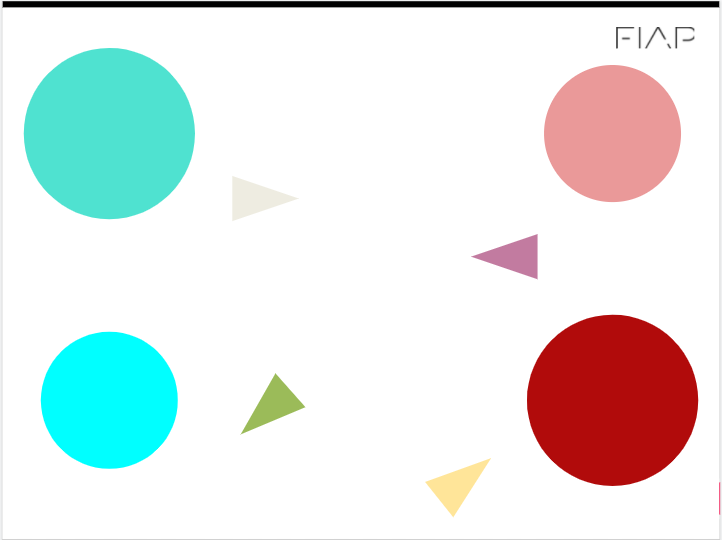
#> input picture 23-4si-cp1-Danlicinio-main/circulo.PNG, 722 x 540 px
$ python emulatecla.py
#> lines starting #> are read from the running program, lines starting #| are printed output that depends on the picture; after the words box and inside, x2 and y2 are one past the last pixel; in counts of white or black regions, pixels touching at a corner belong together
#!/usr/bin/python
# -*- coding: utf-8 -*-


import cv2
from cv2 import vconcat
from matplotlib import lines, pyplot as plt
import numpy as np
import math
import os
import os.path

def image_da_webcam(img):
    """
    ->>> !!!! FECHE A JANELA COM A TECLA ESC !!!! <<<<-
        deve receber a imagem da camera e retornar uma imagems filtrada.
    """

img = cv2.imread('circulo.PNG')
#> img is the input picture: shape (540, 722, 3); mean B, G, R 229.2, 230.8, 225.6
img_rgb = cv2.cvtColor(img, cv2.COLOR_BGR2RGB)
img_hsv = cv2.cvtColor(img, cv2.COLOR_BGR2HSV)
#> img_hsv: shape (540, 722, 3); mean H, S, V 10.4, 38.2, 244


#definição dos valores minimo e max da mascara
#ciano
image_lower_hsv = np.array([80, 165, 127])
image_upper_hsv = np.array([90, 230, 230])

mask_hsv = cv2.inRange(img_hsv, image_lower_hsv, image_upper_hsv)
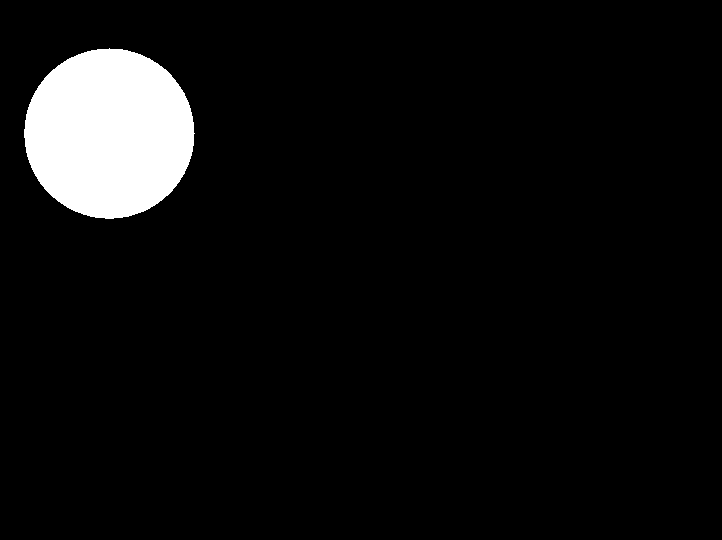
#> mask_hsv: shape (540, 722); 5.8% white; 1 white region, box (x1, y1, x2, y2) and area: (24, 48, 195, 219) 22722

#magenta
image_lower_hsv2 = np.array([0, 165, 127])
image_upper_hsv2 = np.array([30, 255, 255])

mask_hsv2 = cv2.inRange(img_hsv, image_lower_hsv2, image_upper_hsv2)
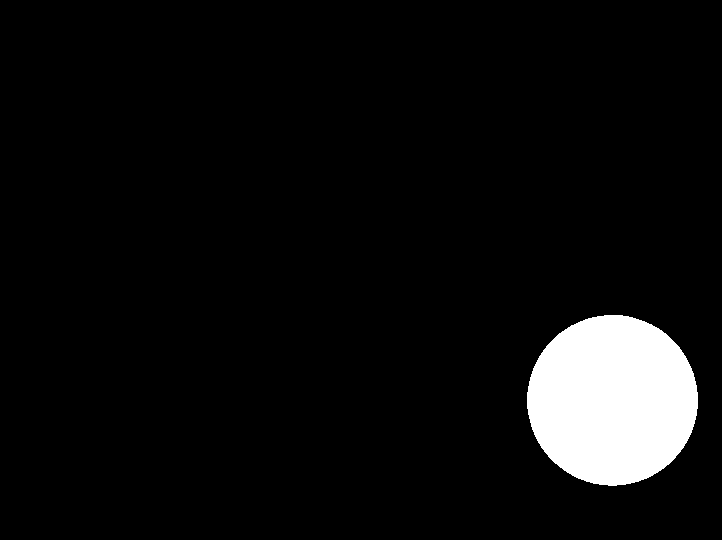
#> mask_hsv2: shape (540, 722); 5.9% white; 1 white region, box (x1, y1, x2, y2) and area: (527, 315, 698, 486) 22853

#juntar as duas imagens
mask_juntar = cv2.bitwise_or(mask_hsv, mask_hsv2)
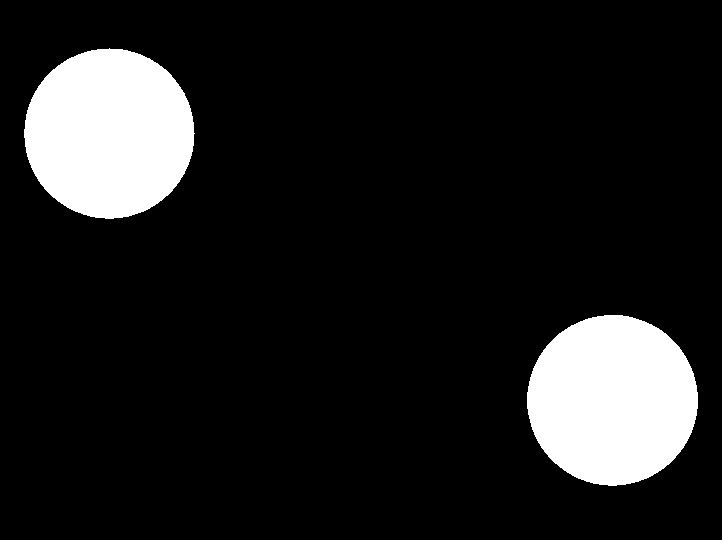
#> mask_juntar: shape (540, 722); 11.7% white; 2 white regions, box (x1, y1, x2, y2) and area: (527, 315, 698, 486) 22853, (24, 48, 195, 219) 22722

#encontrar contornos e calcular massa
mask_rgb = cv2.cvtColor(mask_juntar, cv2.COLOR_GRAY2RGB)
#> mask_rgb: shape (540, 722, 3); 11.7% white; 2 white regions
contornos_img = mask_rgb.copy()
contornos, _ = cv2.findContours(mask_juntar, cv2.RETR_TREE, cv2.CHAIN_APPROX_SIMPLE)
#> contornos = 2 contours; box (x1, y1, x2, y2) and area: (527, 315, 698, 486) 22612, (24, 48, 195, 219) 22481

cv2.drawContours(contornos_img, contornos, -1, [255, 0, 0], 5)
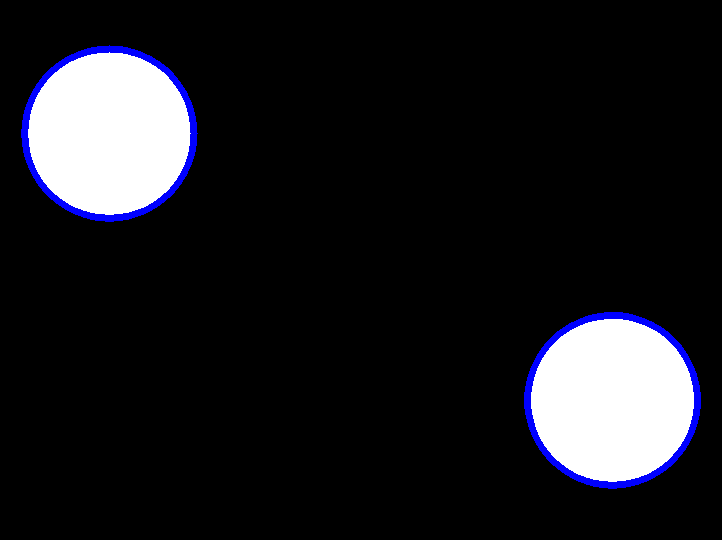
#> contornos_img: shape (540, 722, 3); mean B, G, R 31.8, 27.2, 27.2
size = 20
color = (128,128,0)

for contorno in contornos:
    M = cv2.moments(contorno)

    cx = int(M['m10']/M['m00'])
    cy = int(M['m01']/M['m00'])

    cv2.line(contornos_img,(cx - size,cy),(cx + size,cy),color,5)
    cv2.line(contornos_img,(cx,cy - size),(cx, cy + size),color,5)

    font = cv2.FONT_HERSHEY_SIMPLEX
    text = cy , cx
    origem = (cx-80,cy-100)

    cv2.putText(contornos_img, str(text), origem, font,1,(200,50,0),2,cv2.LINE_AA)
#> this loop made 2 passes
#> (cx, cy, font, text, origem) on passes 1 to 2: (612, 399, 0, (399, 612), (532, 299)), (108, 133, 0, (133, 108), (28, 33))
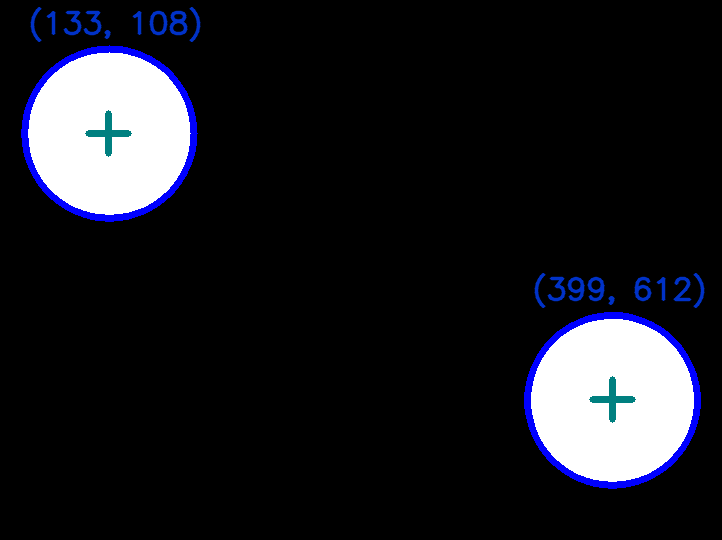
#> contornos_img: shape (540, 722, 3); 1.27% of pixels changed, all inside (x1, y1, x2, y2) = (30, 7, 705, 423)


plt.subplot(1, 2, 1)
plt.imshow(img_rgb)
plt.subplot(1, 2, 2)
plt.imshow(contornos_img, cmap="Greys_r", vmin=0, vmax=255)
plt.show()
#> figure, not shown here; B, G, R data is drawn as R, G, B
